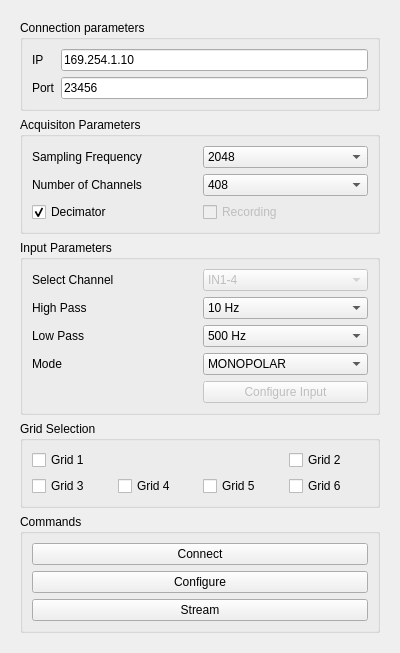
<?xml version="1.0" encoding="UTF-8"?>
<ui version="4.0">
 <class>QuattrocentoForm</class>
 <widget class="QWidget" name="QuattrocentoForm">
  <property name="geometry">
   <rect>
    <x>0</x>
    <y>0</y>
    <width>400</width>
    <height>638</height>
   </rect>
  </property>
  <property name="windowTitle">
   <string>Form</string>
  </property>
  <layout class="QGridLayout" name="gridLayout_2">
   <item row="0" column="0">
    <widget class="QWidget" name="widget" native="true">
     <layout class="QGridLayout" name="gridLayout_6">
      <item row="2" column="0">
       <widget class="QGroupBox" name="inputGroupBox">
        <property name="title">
         <string>Input Parameters</string>
        </property>
        <layout class="QGridLayout" name="gridLayout_4">
         <item row="0" column="0">
          <widget class="QLabel" name="label_3">
           <property name="text">
            <string>Select Channel</string>
           </property>
          </widget>
         </item>
         <item row="3" column="1">
          <widget class="QComboBox" name="inputDetectionModeComboBox">
           <item>
            <property name="text">
             <string>MONOPOLAR</string>
            </property>
           </item>
           <item>
            <property name="text">
             <string>DIFFERENTIAL</string>
            </property>
           </item>
           <item>
            <property name="text">
             <string>BIPOLAR</string>
            </property>
           </item>
          </widget>
         </item>
         <item row="3" column="0">
          <widget class="QLabel" name="label_10">
           <property name="text">
            <string>Mode</string>
           </property>
          </widget>
         </item>
         <item row="2" column="0">
          <widget class="QLabel" name="label_9">
           <property name="text">
            <string>Low Pass</string>
           </property>
          </widget>
         </item>
         <item row="1" column="1">
          <widget class="QComboBox" name="inputHighPassComboBox">
           <property name="currentIndex">
            <number>1</number>
           </property>
           <item>
            <property name="text">
             <string>0.7 Hz</string>
            </property>
           </item>
           <item>
            <property name="text">
             <string>10 Hz</string>
            </property>
           </item>
           <item>
            <property name="text">
             <string>100 Hz</string>
            </property>
           </item>
           <item>
            <property name="text">
             <string>200 Hz</string>
            </property>
           </item>
          </widget>
         </item>
         <item row="1" column="0">
          <widget class="QLabel" name="label_8">
           <property name="text">
            <string>High Pass</string>
           </property>
          </widget>
         </item>
         <item row="2" column="1">
          <widget class="QComboBox" name="inputLowPassComboBox">
           <property name="currentIndex">
            <number>1</number>
           </property>
           <item>
            <property name="text">
             <string>130 Hz</string>
            </property>
           </item>
           <item>
            <property name="text">
             <string>500 Hz</string>
            </property>
           </item>
           <item>
            <property name="text">
             <string>900 Hz</string>
            </property>
           </item>
           <item>
            <property name="text">
             <string>4400 Hz</string>
            </property>
           </item>
          </widget>
         </item>
         <item row="0" column="1">
          <widget class="QComboBox" name="inputChannelComboBox">
           <property name="enabled">
            <bool>false</bool>
           </property>
           <item>
            <property name="text">
             <string>IN1-4</string>
            </property>
           </item>
           <item>
            <property name="text">
             <string>IN5-8</string>
            </property>
           </item>
           <item>
            <property name="text">
             <string>MULTIPLE_IN_1</string>
            </property>
           </item>
           <item>
            <property name="text">
             <string>MULTIPLE_IN_2</string>
            </property>
           </item>
           <item>
            <property name="text">
             <string>MULTIPLE_IN_3</string>
            </property>
           </item>
           <item>
            <property name="text">
             <string>MULTIPLE_IN_4</string>
            </property>
           </item>
          </widget>
         </item>
         <item row="4" column="1">
          <widget class="QPushButton" name="inputConfigurationPushButton">
           <property name="enabled">
            <bool>false</bool>
           </property>
           <property name="text">
            <string>Configure Input</string>
           </property>
          </widget>
         </item>
        </layout>
       </widget>
      </item>
      <item row="5" column="0">
       <spacer name="verticalSpacer">
        <property name="orientation">
         <enum>Qt::Orientation::Vertical</enum>
        </property>
        <property name="sizeHint" stdset="0">
         <size>
          <width>20</width>
          <height>40</height>
         </size>
        </property>
       </spacer>
      </item>
      <item row="4" column="0">
       <widget class="QGroupBox" name="commandsGroupBox">
        <property name="title">
         <string>Commands</string>
        </property>
        <layout class="QGridLayout" name="gridLayout_3">
         <item row="0" column="0">
          <widget class="QPushButton" name="commandConnectionPushButton">
           <property name="text">
            <string>Connect</string>
           </property>
          </widget>
         </item>
         <item row="1" column="0">
          <widget class="QPushButton" name="commandConfigurationPushButton">
           <property name="text">
            <string>Configure</string>
           </property>
          </widget>
         </item>
         <item row="2" column="0">
          <widget class="QPushButton" name="commandStreamPushButton">
           <property name="text">
            <string>Stream</string>
           </property>
          </widget>
         </item>
        </layout>
       </widget>
      </item>
      <item row="1" column="0">
       <widget class="QGroupBox" name="acquisitionGroupBox">
        <property name="title">
         <string>Acquisiton Parameters</string>
        </property>
        <layout class="QGridLayout" name="gridLayout">
         <item row="1" column="1">
          <widget class="QComboBox" name="acquisitionNumberOfChannelsComboBox">
           <property name="currentIndex">
            <number>3</number>
           </property>
           <item>
            <property name="text">
             <string>120</string>
            </property>
           </item>
           <item>
            <property name="text">
             <string>216</string>
            </property>
           </item>
           <item>
            <property name="text">
             <string>312</string>
            </property>
           </item>
           <item>
            <property name="text">
             <string>408</string>
            </property>
           </item>
          </widget>
         </item>
         <item row="0" column="1">
          <widget class="QComboBox" name="acquisitionSamplingFrequencyComboBox">
           <property name="currentIndex">
            <number>1</number>
           </property>
           <item>
            <property name="text">
             <string>512</string>
            </property>
           </item>
           <item>
            <property name="text">
             <string>2048</string>
            </property>
           </item>
           <item>
            <property name="text">
             <string>5120</string>
            </property>
           </item>
           <item>
            <property name="text">
             <string>10240</string>
            </property>
           </item>
          </widget>
         </item>
         <item row="1" column="0">
          <widget class="QLabel" name="label_2">
           <property name="text">
            <string>Number of Channels</string>
           </property>
          </widget>
         </item>
         <item row="0" column="0">
          <widget class="QLabel" name="label">
           <property name="text">
            <string>Sampling Frequency</string>
           </property>
          </widget>
         </item>
         <item row="2" column="0">
          <widget class="QCheckBox" name="acquisitionDecimatorCheckBox">
           <property name="text">
            <string>Decimator</string>
           </property>
           <property name="checked">
            <bool>true</bool>
           </property>
          </widget>
         </item>
         <item row="2" column="1">
          <widget class="QCheckBox" name="acquisitionRecordingCheckBox">
           <property name="enabled">
            <bool>false</bool>
           </property>
           <property name="text">
            <string>Recording</string>
           </property>
          </widget>
         </item>
        </layout>
       </widget>
      </item>
      <item row="3" column="0">
       <widget class="QGroupBox" name="gridSelectionGroupBox">
        <property name="title">
         <string>Grid Selection</string>
        </property>
        <layout class="QGridLayout" name="gridLayout_5">
         <item row="1" column="1">
          <widget class="QCheckBox" name="gridFourCheckBox">
           <property name="text">
            <string>Grid 4</string>
           </property>
          </widget>
         </item>
         <item row="1" column="0">
          <widget class="QCheckBox" name="gridThreeCheckBox">
           <property name="text">
            <string>Grid 3</string>
           </property>
          </widget>
         </item>
         <item row="1" column="2">
          <widget class="QCheckBox" name="gridFiveCheckBox">
           <property name="text">
            <string>Grid 5</string>
           </property>
          </widget>
         </item>
         <item row="1" column="3">
          <widget class="QCheckBox" name="gridSixCheckBox">
           <property name="text">
            <string>Grid 6</string>
           </property>
          </widget>
         </item>
         <item row="0" column="3">
          <widget class="QCheckBox" name="gridTwoCheckBox">
           <property name="layoutDirection">
            <enum>Qt::LayoutDirection::LeftToRight</enum>
           </property>
           <property name="text">
            <string>Grid 2</string>
           </property>
          </widget>
         </item>
         <item row="0" column="0">
          <widget class="QCheckBox" name="gridOneCheckBox">
           <property name="text">
            <string>Grid 1</string>
           </property>
          </widget>
         </item>
        </layout>
       </widget>
      </item>
      <item row="0" column="0">
       <widget class="QGroupBox" name="connectionGroupBox">
        <property name="title">
         <string>Connection parameters</string>
        </property>
        <layout class="QGridLayout" name="gridLayout_7">
         <item row="0" column="0">
          <widget class="QLabel" name="label_4">
           <property name="text">
            <string>IP</string>
           </property>
          </widget>
         </item>
         <item row="0" column="1">
          <widget class="QLineEdit" name="connectionIPLineEdit">
           <property name="text">
            <string>169.254.1.10</string>
           </property>
          </widget>
         </item>
         <item row="1" column="0">
          <widget class="QLabel" name="label_5">
           <property name="text">
            <string>Port</string>
           </property>
          </widget>
         </item>
         <item row="1" column="1">
          <widget class="QLineEdit" name="connectionPortLineEdit">
           <property name="text">
            <string>23456</string>
           </property>
          </widget>
         </item>
        </layout>
       </widget>
      </item>
     </layout>
    </widget>
   </item>
  </layout>
 </widget>
 <resources/>
 <connections/>
</ui>
